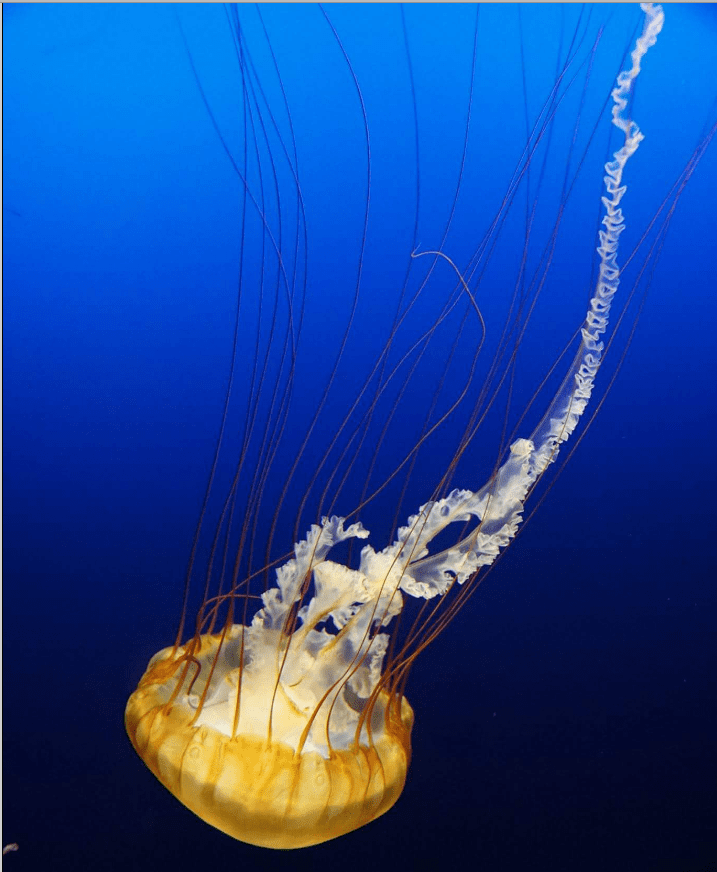
#> input picture jelly.png, 717 x 872 px
$ python pillow_lesson.py
#> lines starting #> are read from the running program, lines starting #| are printed output that depends on the picture
from PIL import Image, ImageDraw, ImageFont

image = Image.open('jelly.png')
#> image is the input picture: PIL image 717x872 P; mean R, G, B 27.3, 68.4, 145.9

# [29 lines of commented-out code are left out]


w, h = image.size
#> w = 717; h = 872

new_height = 240

new_weight = int(w / h * new_height)
#> new_weight = 197

image = image.resize((new_weight, new_height))
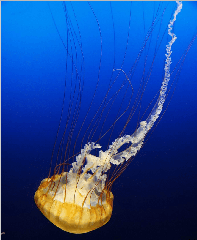
#> image: PIL image 197x240 P; mean R, G, B 27.9, 68.9, 146.3

image.save('pil_results/jelly_resize_by_height.png')
